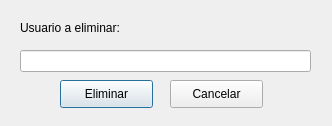
<?xml version="1.0" encoding="UTF-8"?>
<ui version="4.0">
 <class>frmEliminarUsuario</class>
 <widget class="QDialog" name="frmEliminarUsuario">
  <property name="geometry">
   <rect>
    <x>0</x>
    <y>0</y>
    <width>332</width>
    <height>126</height>
   </rect>
  </property>
  <property name="windowTitle">
   <string>UPV-DelProp: eliminar usuario</string>
  </property>
  <widget class="QLabel" name="label">
   <property name="geometry">
    <rect>
     <x>20</x>
     <y>20</y>
     <width>351</width>
     <height>16</height>
    </rect>
   </property>
   <property name="text">
    <string>Usuario a eliminar:</string>
   </property>
  </widget>
  <widget class="QLineEdit" name="txtUsuario">
   <property name="geometry">
    <rect>
     <x>20</x>
     <y>50</y>
     <width>291</width>
     <height>22</height>
    </rect>
   </property>
  </widget>
  <widget class="QPushButton" name="bttEiminar">
   <property name="geometry">
    <rect>
     <x>60</x>
     <y>80</y>
     <width>93</width>
     <height>28</height>
    </rect>
   </property>
   <property name="text">
    <string>Eliminar</string>
   </property>
  </widget>
  <widget class="QPushButton" name="bttCancelar">
   <property name="geometry">
    <rect>
     <x>170</x>
     <y>80</y>
     <width>93</width>
     <height>28</height>
    </rect>
   </property>
   <property name="text">
    <string>Cancelar</string>
   </property>
  </widget>
 </widget>
 <resources/>
 <connections/>
</ui>
